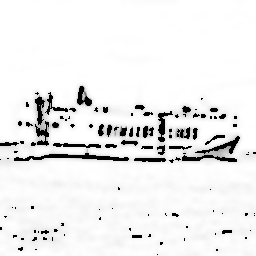
#> input picture SketchyGAN_dataset/custom_dataset/5.png, 256 x 256 px, found by its file name
$ jupyter execute Cartoonify_GAN.ipynb
#> lines starting #> are read from the running program, lines starting #| are printed output that depends on the picture; after the words box and inside, x2 and y2 are one past the last pixel; in counts of white or black regions, pixels touching at a corner belong together
[cell 1]
import cv2
import numpy as np
from google.colab.patches import cv2_imshow
from matplotlib import image
from PIL import Image

[cell 2]
from google.colab import drive
drive.mount('/content/drive')

[cell 3]
#Reading image
img = cv2.imread('/content/drive/MyDrive/ml_project/test/sketch/5.png', 1)
#> img is the input picture: shape (256, 256, 3); min 0, max 255, mean 237.2
#from skimage import io
#io.imshow(img)

cv2_imshow(img)

[cell 4]
#Converting to RGB
img = cv2.cvtColor(img, cv2.COLOR_BGR2RGB)
#io.imshow(img)
cv2_imshow(img)

[cell 5]
#Detecting edges of the input image
gray = cv2.cvtColor(img, cv2.COLOR_BGR2GRAY)
gray = cv2.medianBlur(gray, 5)
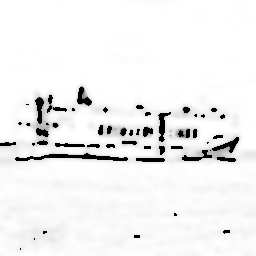
#> gray: shape (256, 256); min 0, max 255, mean 240.2
edges = cv2.adaptiveThreshold(gray, 255, cv2.ADAPTIVE_THRESH_MEAN_C, cv2.THRESH_BINARY, 9, 9)
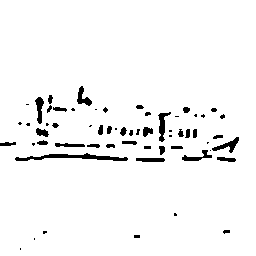
#> edges: shape (256, 256); 96.2% white; 60 black regions (26 under 20 px), largest, box (x1, y1, x2, y2) and area: (15, 153, 128, 161) 404, (158, 112, 171, 142) 162, (212, 137, 239, 153) 153
#io.imshow(edges)
cv2_imshow(edges)

[cell 6]
#Cartoonifying the image
color = cv2.bilateralFilter(img, 9, 250, 250)
cartoon = cv2.bitwise_and(color, color, mask=edges)

$ run again, with SketchyGAN_dataset/custom_dataset/10.png copied over SketchyGAN_dataset/custom_dataset/5.png
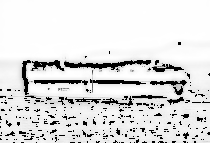
#> input picture SketchyGAN_dataset/custom_dataset/10.png, 210 x 143 px, found by its file name
#> img is the input picture: shape (143, 210, 3); min 0, max 255, mean 222
#> `edges = cv2.adaptiveThreshold(gray, 255, cv2.ADAPTIVE_THRESH_MEAN_C, c..`:
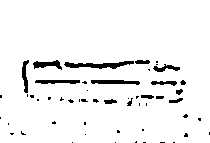
#> edges: shape (143, 210); 94.7% white; 53 black regions (38 under 20 px), largest, box (x1, y1, x2, y2) and area: (64, 61, 134, 69) 297, (91, 80, 140, 85) 178, (33, 60, 62, 70) 152
#> `cartoon = cv2.bitwise_and(color, color, mask=edges)`:
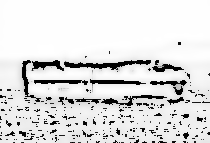
#> cartoon: shape (143, 210, 3); min 0, max 255, mean 221.7

$ run again, with SketchyGAN_dataset/custom_dataset/2.png copied over SketchyGAN_dataset/custom_dataset/5.png
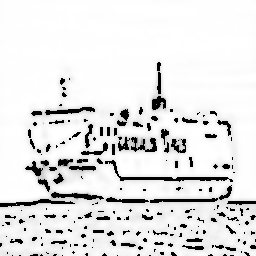
#> input picture SketchyGAN_dataset/custom_dataset/2.png, 256 x 256 px, found by its file name
#> img is the input picture: shape (256, 256, 3); min 0, max 255, mean 227.5
#> `gray = cv2.medianBlur(gray, 5)`:
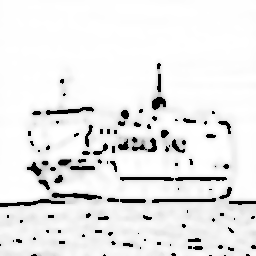
#> gray: shape (256, 256); min 0, max 255, mean 233.3
#> `edges = cv2.adaptiveThreshold(gray, 255, cv2.ADAPTIVE_THRESH_MEAN_C, c..`:
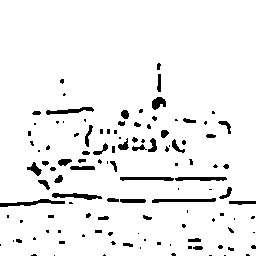
#> edges: shape (256, 256); 94.2% white; 117 black regions (70 under 20 px), largest, box (x1, y1, x2, y2) and area: (0, 199, 65, 207) 225, (152, 198, 216, 203) 200, (52, 193, 102, 200) 197
